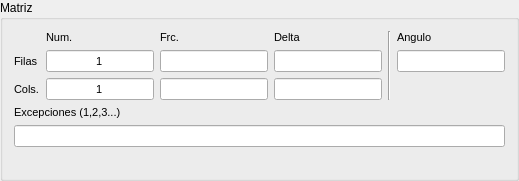
             <widget class="QGroupBox" name="groupBox">
              <property name="sizePolicy">
               <sizepolicy hsizetype="Preferred" vsizetype="Preferred">
                <horstretch>0</horstretch>
                <verstretch>2</verstretch>
               </sizepolicy>
              </property>
              <property name="maximumSize">
               <size>
                <width>16777215</width>
                <height>180</height>
               </size>
              </property>
              <property name="title">
               <string>Matriz</string>
              </property>
              <layout class="QVBoxLayout" name="verticalLayout_7">
               <item>
                <layout class="QHBoxLayout" name="horizontalLayout_4">
                 <item>
                  <layout class="QGridLayout" name="gridLayout">
                   <item row="0" column="1">
                    <widget class="QLabel" name="label_3">
                     <property name="font">
                      <font>
                       <pointsize>8</pointsize>
                      </font>
                     </property>
                     <property name="text">
                      <string>Num.</string>
                     </property>
                    </widget>
                   </item>
                   <item row="0" column="2">
                    <widget class="QLabel" name="label_4">
                     <property name="font">
                      <font>
                       <pointsize>8</pointsize>
                      </font>
                     </property>
                     <property name="text">
                      <string>Frc.</string>
                     </property>
                    </widget>
                   </item>
                   <item row="0" column="3">
                    <widget class="QLabel" name="label_19">
                     <property name="font">
                      <font>
                       <pointsize>8</pointsize>
                      </font>
                     </property>
                     <property name="text">
                      <string>Delta</string>
                     </property>
                    </widget>
                   </item>
                   <item row="1" column="0">
                    <widget class="QLabel" name="label">
                     <property name="font">
                      <font>
                       <pointsize>8</pointsize>
                       <weight>50</weight>
                       <bold>false</bold>
                      </font>
                     </property>
                     <property name="text">
                      <string>Filas</string>
                     </property>
                    </widget>
                   </item>
                   <item row="1" column="1">
                    <widget class="QLineEdit" name="m_FilasMatriz">
                     <property name="font">
                      <font>
                       <pointsize>8</pointsize>
                      </font>
                     </property>
                     <property name="text">
                      <string>1</string>
                     </property>
                     <property name="alignment">
                      <set>Qt::AlignCenter</set>
                     </property>
                    </widget>
                   </item>
                   <item row="1" column="2">
                    <widget class="QLineEdit" name="m_FrecuenciaFilasMatriz">
                     <property name="font">
                      <font>
                       <pointsize>8</pointsize>
                      </font>
                     </property>
                     <property name="alignment">
                      <set>Qt::AlignCenter</set>
                     </property>
                    </widget>
                   </item>
                   <item row="1" column="3">
                    <widget class="QLineEdit" name="m_IncFilas">
                     <property name="font">
                      <font>
                       <pointsize>8</pointsize>
                      </font>
                     </property>
                     <property name="alignment">
                      <set>Qt::AlignCenter</set>
                     </property>
                    </widget>
                   </item>
                   <item row="2" column="0">
                    <widget class="QLabel" name="label_2">
                     <property name="font">
                      <font>
                       <pointsize>8</pointsize>
                       <weight>50</weight>
                       <bold>false</bold>
                      </font>
                     </property>
                     <property name="text">
                      <string>Cols.</string>
                     </property>
                    </widget>
                   </item>
                   <item row="2" column="1">
                    <widget class="QLineEdit" name="m_ColumnasMatriz">
                     <property name="font">
                      <font>
                       <pointsize>8</pointsize>
                      </font>
                     </property>
                     <property name="text">
                      <string>1</string>
                     </property>
                     <property name="alignment">
                      <set>Qt::AlignCenter</set>
                     </property>
                    </widget>
                   </item>
                   <item row="2" column="2">
                    <widget class="QLineEdit" name="m_FrecuenciaColumnasMatriz">
                     <property name="font">
                      <font>
                       <pointsize>8</pointsize>
                      </font>
                     </property>
                     <property name="alignment">
                      <set>Qt::AlignCenter</set>
                     </property>
                    </widget>
                   </item>
                   <item row="2" column="3">
                    <widget class="QLineEdit" name="m_IncCols">
                     <property name="font">
                      <font>
                       <pointsize>8</pointsize>
                      </font>
                     </property>
                     <property name="alignment">
                      <set>Qt::AlignCenter</set>
                     </property>
                    </widget>
                   </item>
                  </layout>
                 </item>
                 <item>
                  <widget class="Line" name="line_2">
                   <property name="orientation">
                    <enum>Qt::Vertical</enum>
                   </property>
                  </widget>
                 </item>
                 <item>
                  <layout class="QVBoxLayout" name="verticalLayout_6">
                   <item>
                    <widget class="QLabel" name="label_11">
                     <property name="sizePolicy">
                      <sizepolicy hsizetype="Preferred" vsizetype="Preferred">
                       <horstretch>1</horstretch>
                       <verstretch>0</verstretch>
                      </sizepolicy>
                     </property>
                     <property name="font">
                      <font>
                       <pointsize>8</pointsize>
                       <weight>50</weight>
                       <bold>false</bold>
                      </font>
                     </property>
                     <property name="text">
                      <string>Angulo</string>
                     </property>
                    </widget>
                   </item>
                   <item>
                    <widget class="QLineEdit" name="m_Orientacion">
                     <property name="font">
                      <font>
                       <pointsize>8</pointsize>
                      </font>
                     </property>
                     <property name="alignment">
                      <set>Qt::AlignCenter</set>
                     </property>
                    </widget>
                   </item>
                   <item>
                    <spacer name="verticalSpacer_2">
                     <property name="orientation">
                      <enum>Qt::Vertical</enum>
                     </property>
                     <property name="sizeHint" stdset="0">
                      <size>
                       <width>20</width>
                       <height>40</height>
                      </size>
                     </property>
                    </spacer>
                   </item>
                  </layout>
                 </item>
                </layout>
               </item>
               <item>
                <layout class="QVBoxLayout" name="verticalLayout_4">
                 <item>
                  <widget class="QLabel" name="label_10">
                   <property name="sizePolicy">
                    <sizepolicy hsizetype="Preferred" vsizetype="Preferred">
                     <horstretch>1</horstretch>
                     <verstretch>0</verstretch>
                    </sizepolicy>
                   </property>
                   <property name="font">
                    <font>
                     <pointsize>8</pointsize>
                     <weight>50</weight>
                     <bold>false</bold>
                    </font>
                   </property>
                   <property name="text">
                    <string>Excepciones (1,2,3...)</string>
                   </property>
                  </widget>
                 </item>
                 <item>
                  <widget class="QLineEdit" name="m_ExcepcionesMatriz">
                   <property name="font">
                    <font>
                     <pointsize>8</pointsize>
                    </font>
                   </property>
                   <property name="alignment">
                    <set>Qt::AlignCenter</set>
                   </property>
                  </widget>
                 </item>
                </layout>
               </item>
               <item>
                <widget class="QLabel" name="label_21">
                 <property name="sizePolicy">
                  <sizepolicy hsizetype="Preferred" vsizetype="Preferred">
                   <horstretch>1</horstretch>
                   <verstretch>0</verstretch>
                  </sizepolicy>
                 </property>
                 <property name="text">
                  <string/>
                 </property>
                </widget>
               </item>
              </layout>
             </widget>
